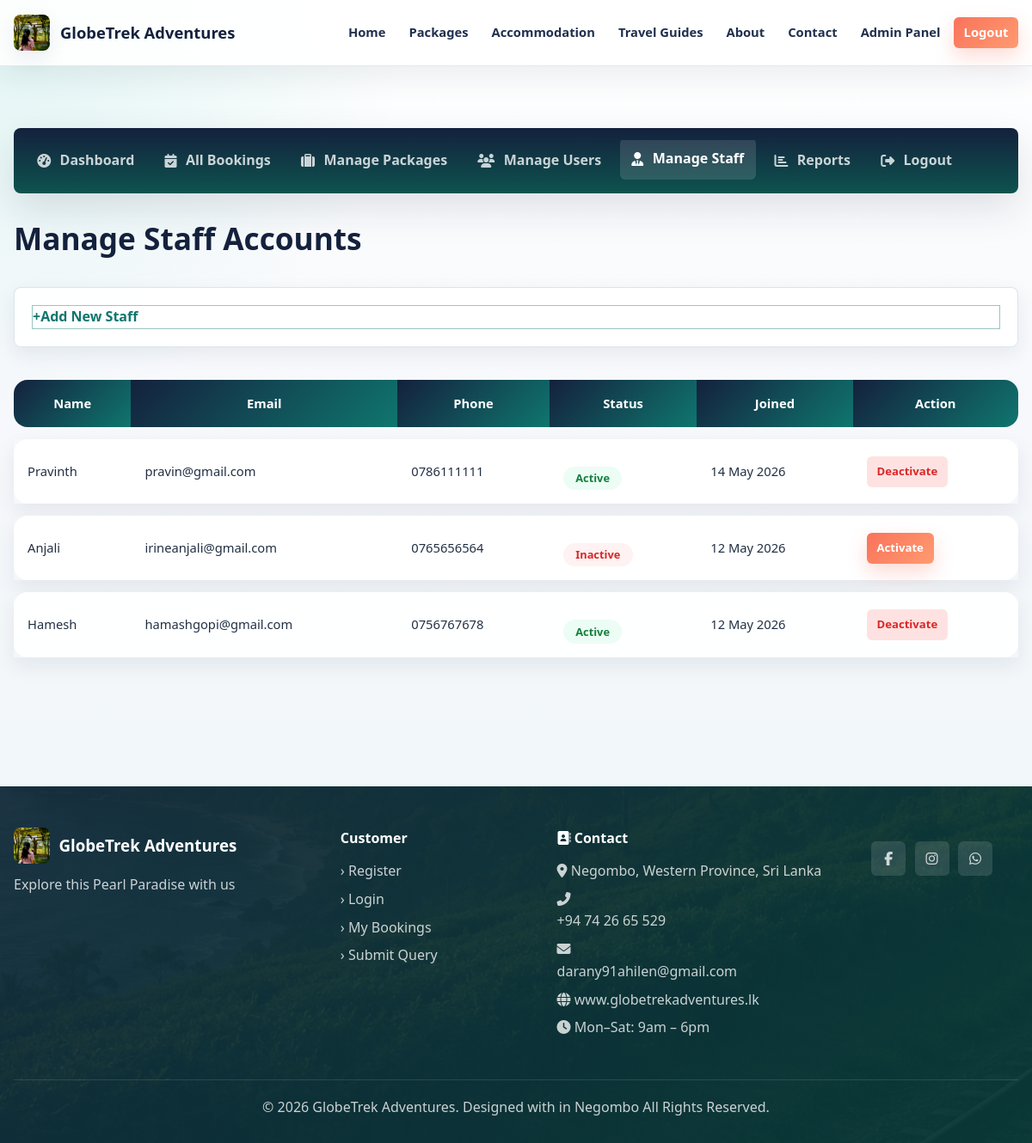
The page /index.php?url=admin/staff (signed in) on the database its author committed.
### tables this page shows
CREATE TABLE `users` (
  `id` int(11) NOT NULL,
  `full_name` varchar(100) NOT NULL,
  `email` varchar(100) NOT NULL,
  `phone` varchar(20) DEFAULT NULL,
  `password` varchar(255) NOT NULL,
  `role` enum('customer','staff','admin') DEFAULT 'customer',
  `status` enum('active','inactive') DEFAULT 'active',
  `created_at` datetime DEFAULT current_timestamp(),
  `reset_token` varchar(100) DEFAULT NULL,
  `reset_expires` datetime DEFAULT NULL
);

### controllers/AdminController.php (called while the page is built, shortened)
<?php
class AdminController {
    private $db;
    public function __construct() {
        $database = new Database();
        $this->db = $database->getConnection();
    }
    public function staff() {
        $userModel = new User($this->db);
        $staffList = $userModel->getAllStaff();
        require_once BASE_PATH . '/views/admin/staff.php';
    }
}
?>

### config/database.php (called while the page is built, shortened)
<?php
class Database {
    private $host = 'localhost';
    private $dbname = 'globetrek_adv';
    private $username = 'root';
    private $password = '';
    public function getConnection() {
        $this->conn = null;
        try {
            $this->conn = new PDO(
                "mysql:host={$this->host};dbname={$this->dbname};charset=utf8",
                $this->username,
                $this->password
            );
            $this->conn->setAttribute(PDO::ATTR_ERRMODE, PDO::ERRMODE_EXCEPTION);
            $this->conn->setAttribute(PDO::ATTR_DEFAULT_FETCH_MODE, PDO::FETCH_ASSOC);
        } catch(PDOException $e) {
            error_log("Connection Error: " . $e->getMessage());
            die(json_encode(['error' => 'Database connection failed']));
        }
        return $this->conn;
    }
}
?>

### models/User.php (called while the page is built, shortened)
<?php
class User {
    private $conn;
    private $table = 'users';
    public function __construct($db) {
        $this->conn = $db;
    }
    public function getAllStaff() {
        $sql = "SELECT id, full_name, email, phone, created_at, status
                FROM {$this->table} WHERE role = 'staff' ORDER BY created_at DESC";
        $stmt = $this->conn->prepare($sql);
        $stmt->execute();
        return $stmt->fetchAll();
    }
}
?>

### views/admin/staff.php (the view, shortened to what this page needs)
<?php require_once 'views/layouts/header.php'; ?>
<section class="section">
    <div class="container">
        <div class="dashboard-layout">
            <aside class="dashboard-sidebar">
                <nav class="dash-nav">
                    <a href="<?= BASE_URL ?>/?url=admin/dashboard">
                        <i class="fas fa-tachometer-alt"></i> Dashboard
                    </a>
                    <a href="<?= BASE_URL ?>/?url=admin/bookings">
                        <i class="fas fa-calendar-check"></i> All Bookings
                    </a>
                    <a href="<?= BASE_URL ?>/?url=admin/packages">
                        <i class="fas fa-suitcase"></i> Manage Packages
                    </a>
                    <a href="<?= BASE_URL ?>/?url=admin/users">
                        <i class="fas fa-users"></i> Manage Users
                    </a>
                    <a href="<?= BASE_URL ?>/?url=admin/staff" class="active">
                        <i class="fas fa-user-tie"></i> Manage Staff
                    </a>
                    <a href="<?= BASE_URL ?>/?url=admin/reports">
                        <i class="fas fa-chart-bar"></i> Reports
                    </a>
                    <a href="<?= BASE_URL ?>/?url=auth/logout">
                        <i class="fas fa-sign-out-alt"></i> Logout
                    </a>
                </nav>
            </aside>
            <div class="dashboard-main">
                <h2>Manage Staff Accounts</h2>
                <details class="collapsible">
                    <summary class="btn-outline">+Add New Staff</summary>
                </details>
                <table class="data-table" style="margin-top:1.5rem;">
                    <thead>
                        <tr><th>Name</th><th>Email</th><th>Phone</th><th>Status</th><th>Joined</th><th>Action</th></tr>
                    </thead>
                    <tbody>
                        <?php foreach ($staffList as $s): ?>
                        <tr>
                            <td><?= htmlspecialchars($s['full_name']) ?></td>
                            <td><?= htmlspecialchars($s['email']) ?></td>
                            <td><?= htmlspecialchars($s['phone']) ?></td>
                            <td><span class="status-badge status-<?= $s['status'] ?>"><?= ucfirst($s['status']) ?></span></td>
                            <td><?= date('d M Y', strtotime($s['created_at'])) ?></td>
                            <td>
                                <form method="POST" style="display:inline;">
                                    <button type="submit"
                                            class="btn-sm <?= $s['status'] === 'active' ? 'btn-danger' : 'btn-primary' ?>">
                                        <?= $s['status'] === 'active' ? 'Deactivate' : 'Activate' ?>
                                    </button>
                                </form>
                            </td>
                        </tr>
                        <?php endforeach; ?>
                    </tbody>
                </table>
            </div>
        </div>
    </div>
</section>
<?php require_once 'views/layouts/footer.php'; ?>

### rows shown on the page
users: full_name "Pravinth", email "pravin@gmail.com", phone "0786111111", status "Active", created_at "14 May 2026", shows "Deactivate"
users: full_name "Anjali", email "irineanjali@gmail.com", phone "0765656564", status "Inactive", created_at "12 May 2026", shows "Activate"
users: full_name "Hamesh", email "hamashgopi@gmail.com", phone "0756767678", status "Active", created_at "12 May 2026", shows "Deactivate"
